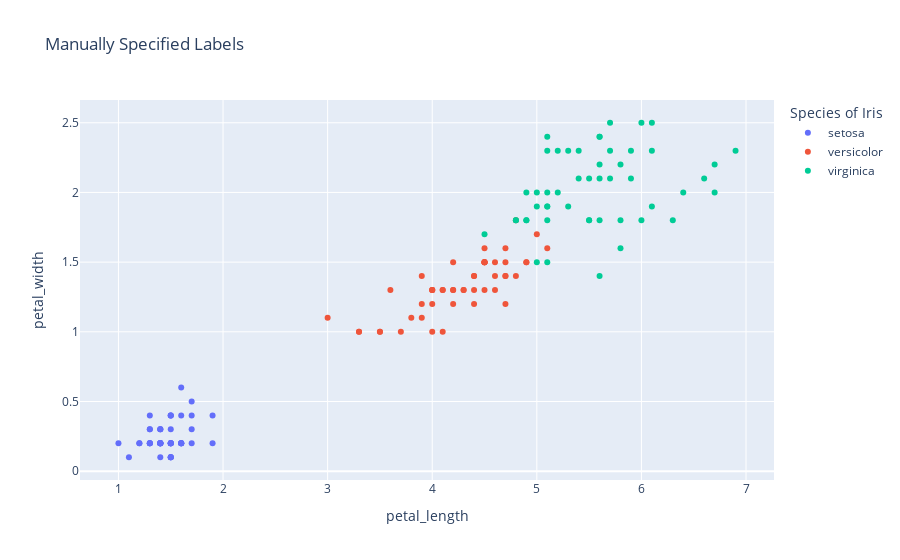

This figure's notebook cell:
### Code cell
# titles in graoh

# axes take titles by passing dict to labels

df = px.data.iris()
fig = px.scatter(
    df, x="petal_length", y="petal_width", color="species",
    labels={
        "sepal_length": "Sepal Length (cm)",
        "sepal_width": "Sepal Width (cm)",
        "species": "Species of Iris"
    },
    title="Manually Specified Labels"
)
fig.show()

### Figure 1 — Plotly figure (JSON) as saved in the notebook; plotly's stock layout.template omitted (floating-point values rounded to 4 significant figures)
{"data": [{"hovertemplate": "Species of Iris=setosa<br>petal_length=%{x}<br>petal_width=%{y}<extra></extra>", "legendgroup": "setosa", "marker": {"color": "#636efa", "symbol": "circle"}, "mode": "markers", "name": "setosa", "orientation": "v", "showlegend": true, "type": "scatter", "x": [1.4, 1.4, 1.3, 1.5, 1.4, 1.7, 1.4, 1.5, 1.4, 1.5, 1.5, 1.6, 1.4, 1.1, 1.2, 1.5, 1.3, 1.4, 1.7, 1.5, 1.7, 1.5, 1, 1.7, 1.9, 1.6, 1.6, 1.5, 1.4, 1.6, 1.6, 1.5, 1.5, 1.4, 1.5, 1.2, 1.3, 1.5, 1.3, 1.5, 1.3, 1.3, 1.3, 1.6, 1.9, 1.4, 1.6, 1.4, 1.5, 1.4], "xaxis": "x", "y": [0.2, 0.2, 0.2, 0.2, 0.2, 0.4, 0.3, 0.2, 0.2, 0.1, 0.2, 0.2, 0.1, 0.1, 0.2, 0.4, 0.4, 0.3, 0.3, 0.3, 0.2, 0.4, 0.2, 0.5, 0.2, 0.2, 0.4, 0.2, 0.2, 0.2, 0.2, 0.4, 0.1, 0.2, 0.1, 0.2, 0.2, 0.1, 0.2, 0.2, 0.3, 0.3, 0.2, 0.6, 0.4, 0.3, 0.2, 0.2, 0.2, 0.2], "yaxis": "y"}, {"hovertemplate": "Species of Iris=versicolor<br>petal_length=%{x}<br>petal_width=%{y}<extra></extra>", "legendgroup": "versicolor", "marker": {"color": "#EF553B", "symbol": "circle"}, "mode": "markers", "name": "versicolor", "orientation": "v", "showlegend": true, "type": "scatter", "x": [4.7, 4.5, 4.9, 4, 4.6, 4.5, 4.7, 3.3, 4.6, 3.9, 3.5, 4.2, 4, 4.7, 3.6, 4.4, 4.5, 4.1, 4.5, 3.9, 4.8, 4, 4.9, 4.7, 4.3, 4.4, 4.8, 5, 4.5, 3.5, 3.8, 3.7, 3.9, 5.1, 4.5, 4.5, 4.7, 4.4, 4.1, 4, 4.4, 4.6, 4, 3.3, 4.2, 4.2, 4.2, 4.3, 3, 4.1], "xaxis": "x", "y": [1.4, 1.5, 1.5, 1.3, 1.5, 1.3, 1.6, 1, 1.3, 1.4, 1, 1.5, 1, 1.4, 1.3, 1.4, 1.5, 1, 1.5, 1.1, 1.8, 1.3, 1.5, 1.2, 1.3, 1.4, 1.4, 1.7, 1.5, 1, 1.1, 1, 1.2, 1.6, 1.5, 1.6, 1.5, 1.3, 1.3, 1.3, 1.2, 1.4, 1.2, 1, 1.3, 1.2, 1.3, 1.3, 1.1, 1.3], "yaxis": "y"}, {"hovertemplate": "Species of Iris=virginica<br>petal_length=%{x}<br>petal_width=%{y}<extra></extra>", "legendgroup": "virginica", "marker": {"color": "#00cc96", "symbol": "circle"}, "mode": "markers", "name": "virginica", "orientation": "v", "showlegend": true, "type": "scatter", "x": [6, 5.1, 5.9, 5.6, 5.8, 6.6, 4.5, 6.3, 5.8, 6.1, 5.1, 5.3, 5.5, 5, 5.1, 5.3, 5.5, 6.7, 6.9, 5, 5.7, 4.9, 6.7, 4.9, 5.7, 6, 4.8, 4.9, 5.6, 5.8, 6.1, 6.4, 5.6, 5.1, 5.6, 6.1, 5.6, 5.5, 4.8, 5.4, 5.6, 5.1, 5.1, 5.9, 5.7, 5.2, 5, 5.2, 5.4, 5.1], "xaxis": "x", "y": [2.5, 1.9, 2.1, 1.8, 2.2, 2.1, 1.7, 1.8, 1.8, 2.5, 2, 1.9, 2.1, 2, 2.4, 2.3, 1.8, 2.2, 2.3, 1.5, 2.3, 2, 2, 1.8, 2.1, 1.8, 1.8, 1.8, 2.1, 1.6, 1.9, 2, 2.2, 1.5, 1.4, 2.3, 2.4, 1.8, 1.8, 2.1, 2.4, 2.3, 1.9, 2.3, 2.5, 2.3, 1.9, 2, 2.3, 1.8], "yaxis": "y"}], "layout": {"legend": {"title": {"text": "Species of Iris"}, "tracegroupgap": 0}, "title": {"text": "Manually Specified Labels"}, "xaxis": {"anchor": "y", "domain": [0, 1], "title": {"text": "petal_length"}}, "yaxis": {"anchor": "x", "domain": [0, 1], "title": {"text": "petal_width"}}}}
